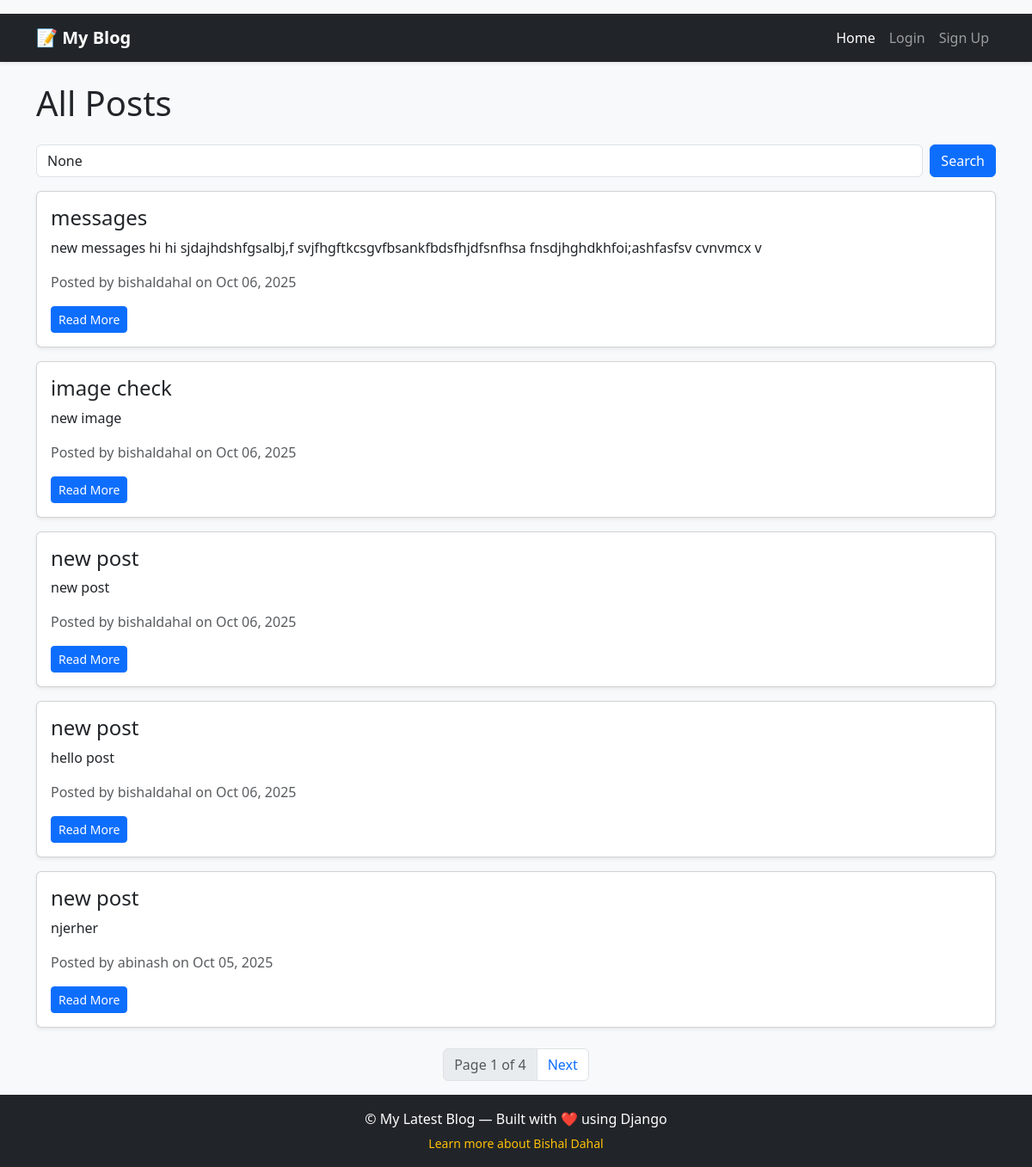
/posts/, run on an earlier commit of the app's database.
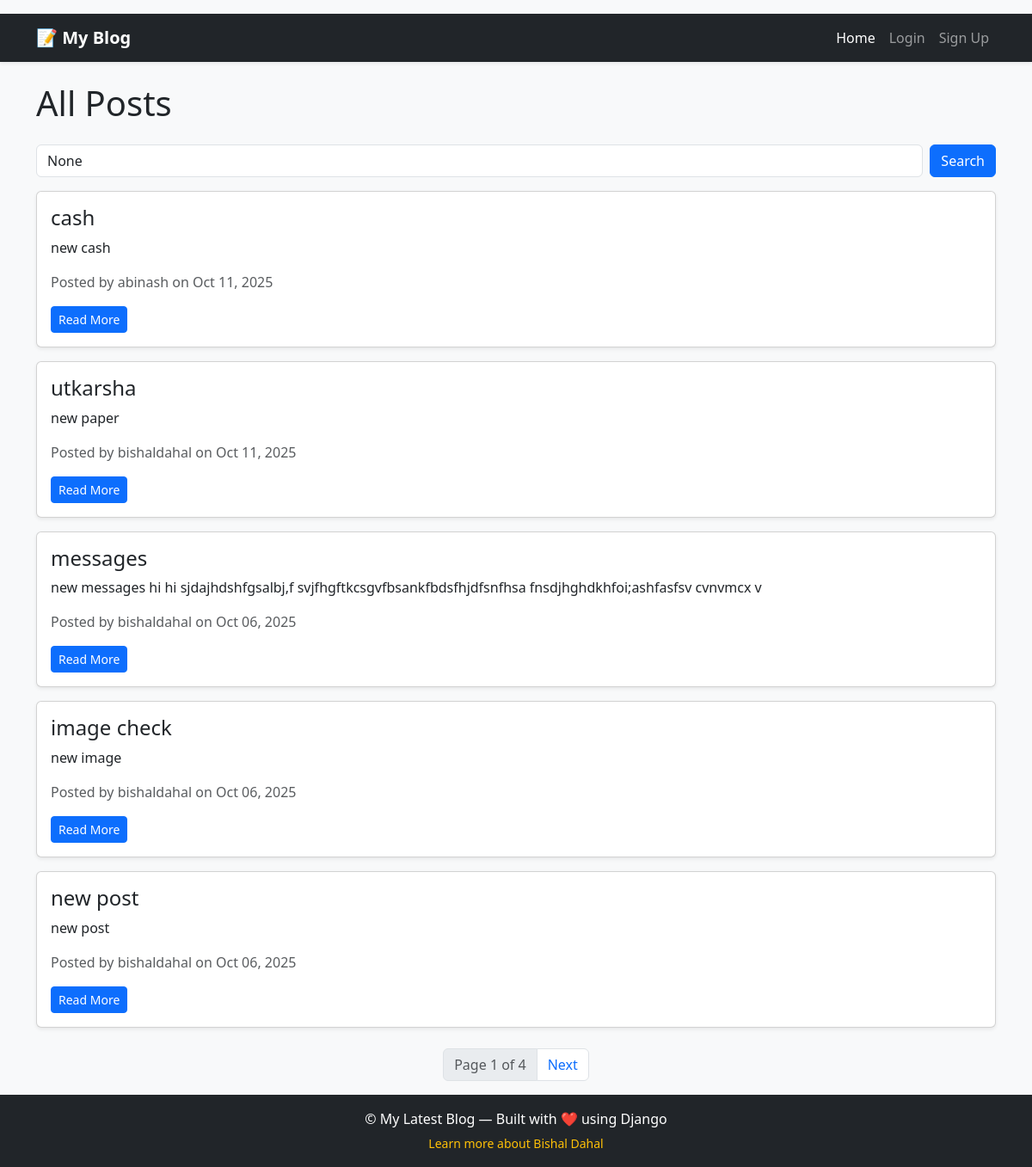
And on a later commit of the database.
### blog/models.py (models this page shows, shortened)
class Post(models.Model):
    author = models.ForeignKey(User, on_delete=models.CASCADE)
    title = models.CharField(max_length=100)
    content = models.TextField()
    image = models.ImageField(upload_to='posts/', blank=True, null=True)
    created_at = models.DateTimeField(auto_now_add=True)
    author = models.ForeignKey(User, on_delete=models.CASCADE)

### blog/views.py (the view)
# urls.py: path("posts/", views.post_list, name= "post_list"),
def post_list(request):
    query = request.GET.get('q')
    if query:
        post_list = Post.objects.filter(title__icontains=query).order_by('-created_at')
    else:
        post_list = Post.objects.all().order_by('-created_at')
    paginator = Paginator(post_list, 5)
    page_number = request.GET.get('page')
    page_obj = paginator.get_page(page_number)
    return render(request, 'blog/post_list.html', {'page_obj': page_obj, 'query': query})

### blog/templates/blog/post_list.html (shortened to what this page needs)
{% extends "layout.html" %}
{% block content %}
<h1 class="mb-4">All Posts</h1>
<form method="GET" class="mb-3 d-flex">
  <input type="text" name="q" class="form-control me-2" placeholder="Search posts..." value="{{ query }}">
  <button type="submit" class="btn btn-primary">Search</button>
</form>
{% for post in page_obj %}
  <div class="card mb-3 shadow-sm">
    <div class="card-body">
      <h4 class="card-title">{{ post.title }}</h4>
      <p class="card-text">{{ post.content|truncatewords:20 }}</p>
      <p class="text-muted">Posted by {{ post.author.username }} on {{ post.created_at|date:"M d, Y" }}</p>
      <a href="{% url 'post_detail' post.id %}" class="btn btn-primary btn-sm">Read More</a>
    </div>
  </div>
{% empty %}
  <p>No posts found.</p>
{% endfor %}
<nav aria-label="Page navigation" class="mt-4">
  <ul class="pagination justify-content-center">
    <li class="page-item disabled">
      <span class="page-link">Page {{ page_obj.number }} of {{ page_obj.paginator.num_pages }}</span>
    </li>
    {% if page_obj.has_next %}
      <li class="page-item">
        <a class="page-link" href="?page={{ page_obj.next_page_number }}{% if query %}&q={{ query }}{% endif %}">Next</a>
      </li>
    {% endif %}
  </ul>
</nav>
{% endblock %}

What changed in the data, as far as the page shows it:
no longer on this page (row unchanged): Post: title "new post", content "hello post", author.username "bishaldahal", created_at "Oct 06, 2025"
no longer on this page (row unchanged): Post: title "new post", content "njerher", author.username "abinash", created_at "Oct 05, 2025"
added Post: title "cash", content "new cash", author.username "abinash", created_at "Oct 11, 2025"
added Post: title "utkarsha", content "new paper", author.username "bishaldahal", created_at "Oct 11, 2025"
